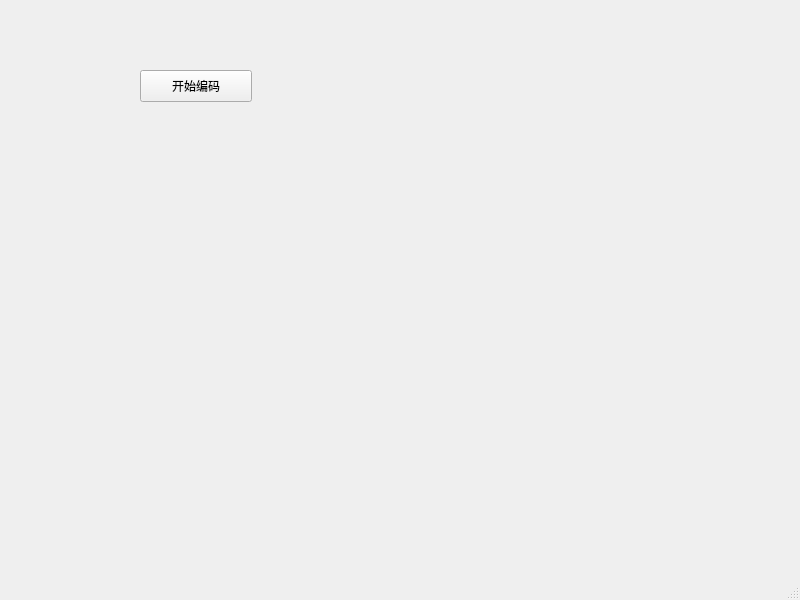
<?xml version="1.0" encoding="UTF-8"?>
<ui version="4.0">
 <class>MainWindow</class>
 <widget class="QMainWindow" name="MainWindow">
  <property name="geometry">
   <rect>
    <x>0</x>
    <y>0</y>
    <width>800</width>
    <height>600</height>
   </rect>
  </property>
  <property name="windowTitle">
   <string>MainWindow</string>
  </property>
  <widget class="QWidget" name="centralwidget">
   <widget class="QPushButton" name="audioButton">
    <property name="geometry">
     <rect>
      <x>140</x>
      <y>70</y>
      <width>112</width>
      <height>32</height>
     </rect>
    </property>
    <property name="text">
     <string>开始编码</string>
    </property>
   </widget>
  </widget>
  <widget class="QMenuBar" name="menubar">
   <property name="geometry">
    <rect>
     <x>0</x>
     <y>0</y>
     <width>800</width>
     <height>22</height>
    </rect>
   </property>
  </widget>
  <widget class="QStatusBar" name="statusbar"/>
 </widget>
 <resources/>
 <connections/>
</ui>
